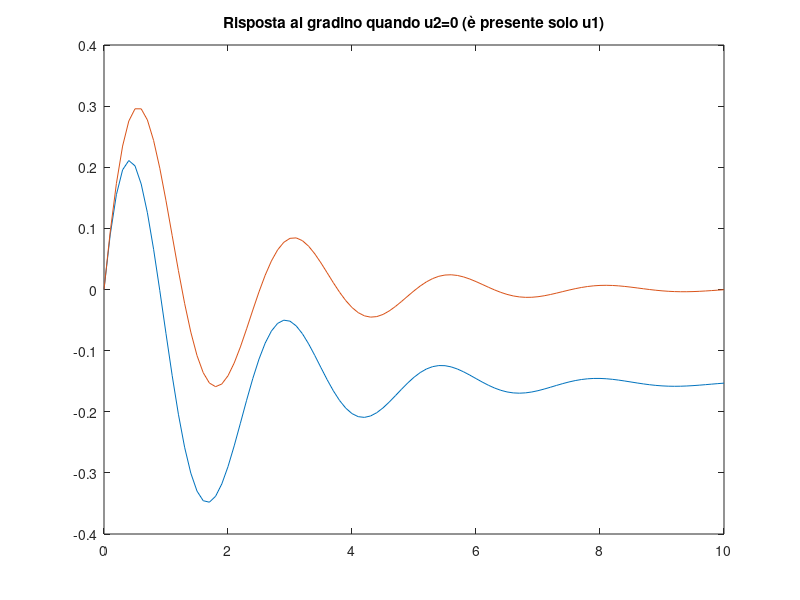

This figure's MATLAB source: (Note: this script raises an error after producing the figure.)
clear
clc
% Programma 5.2 Pagina 184
% L'obbiettivo di questo programma è quello di estrapolare l'uscita al
% sistema quando uno dei due ingressi è zero
MAX_TIME = 10;
MAGNITUDE = 0.01;

global LABEL_X_POSITION
LABEL_X_POSITION = 3;

DEFAULT_TOLERANCE = 0.05;
global t
t = 0:0.1:MAX_TIME;



A = [-1 -1; 6.5 0];
B = [1 1; 1 0];
C = [1 0; 0 1];
D = [0 0; 0 0];

sys = ss(A, B, C, D);
[y, t, x] = step(sys, t);

%Bisogna notare che y è una MATRICE che contiene due uscite per ogni
%ingresso (2 input) e quindi è una matrice 2x2;
% possiamo accedere ad ogni segnale di output nel seguente modo:

% uscite quando u2 = 0
y11 = y(:, 1, 1);   
y12 = y(:, 2, 1);

% uscite quando u1 = 0
y21 = y(:, 1, 2);   
y22 = y(:, 2, 2);

plot(t,y11,t,y21);
title('Risposta al gradino quando u2=0 (è presente solo u1)');


drawLabel(y11, DEFAULT_TOLERANCE, 'Y1')
drawLabel(y21, DEFAULT_TOLERANCE, 'Y2')

% questa funzione serve a disegnare un label in corrispondenza della
% curva. Accetta tre parametri:
% - array: l'array contenente la curva
% - tolerance: quanto vogliamo vicino il label
% - label: il testo da disegnare
function nienti = drawLabel(array, tolerance, label)
    global LABEL_X_POSITION
    global t

    y_coord = array(t==LABEL_X_POSITION);    %t==5 corrisponde a find(t==5)
    hold on
    text(LABEL_X_POSITION, y_coord+calculateOffset(array, tolerance), label);

    nienti = 1; % ok
end

% questa funzione serve a calcolare l'offset massimo della curva
function offset = calculateOffset(array, tolerance)
    % calcolo la distanza dalla curva a cui voglio posizionare il testo.
    M = max(array);
    m = min(array);
    distance = M-m;

    % voglio che il testo sia al 5% di distanza dalla curva rispetto alla sua
    % escursione (tra max e min)
    offset = tolerance*distance;
end


